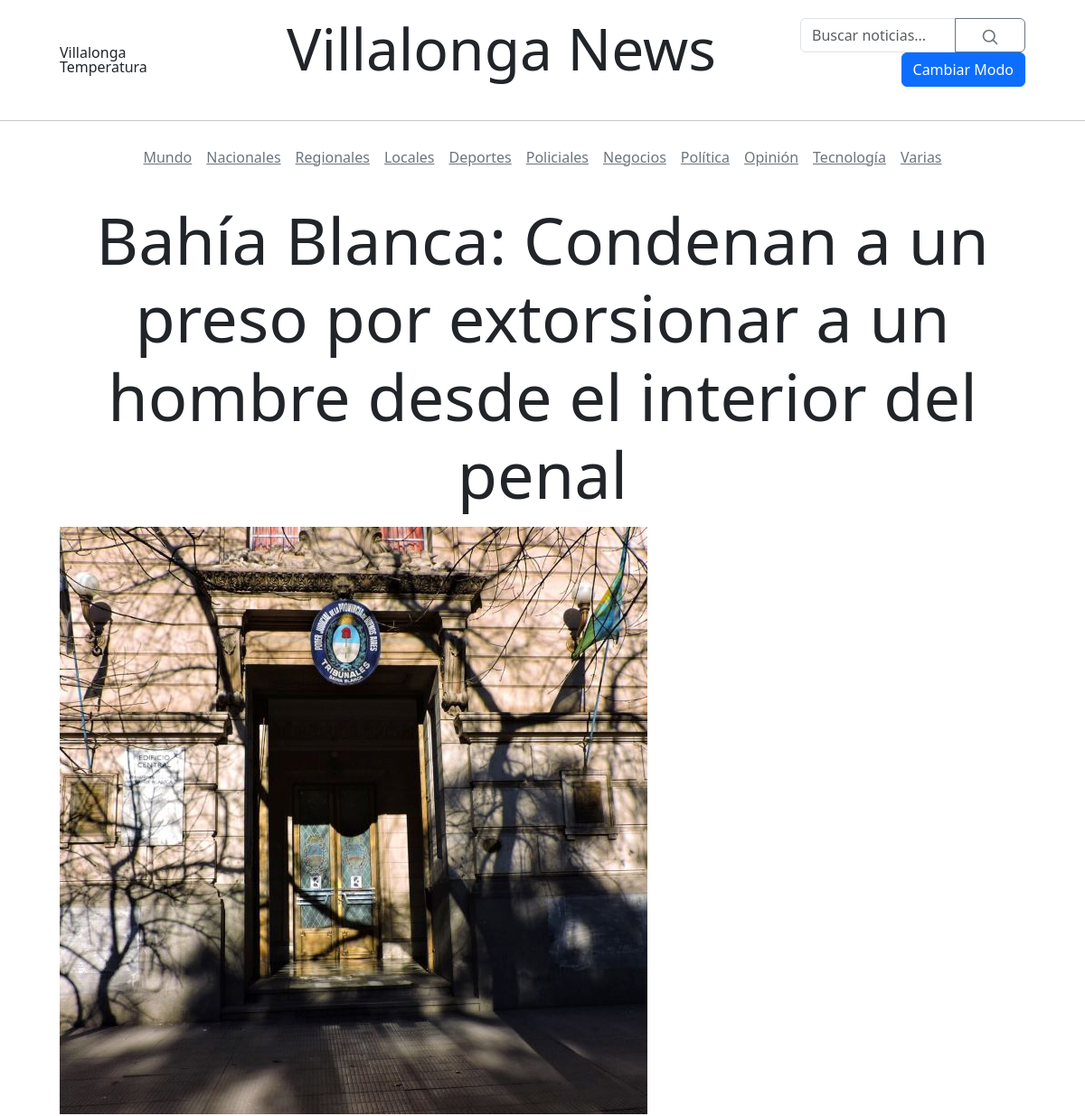
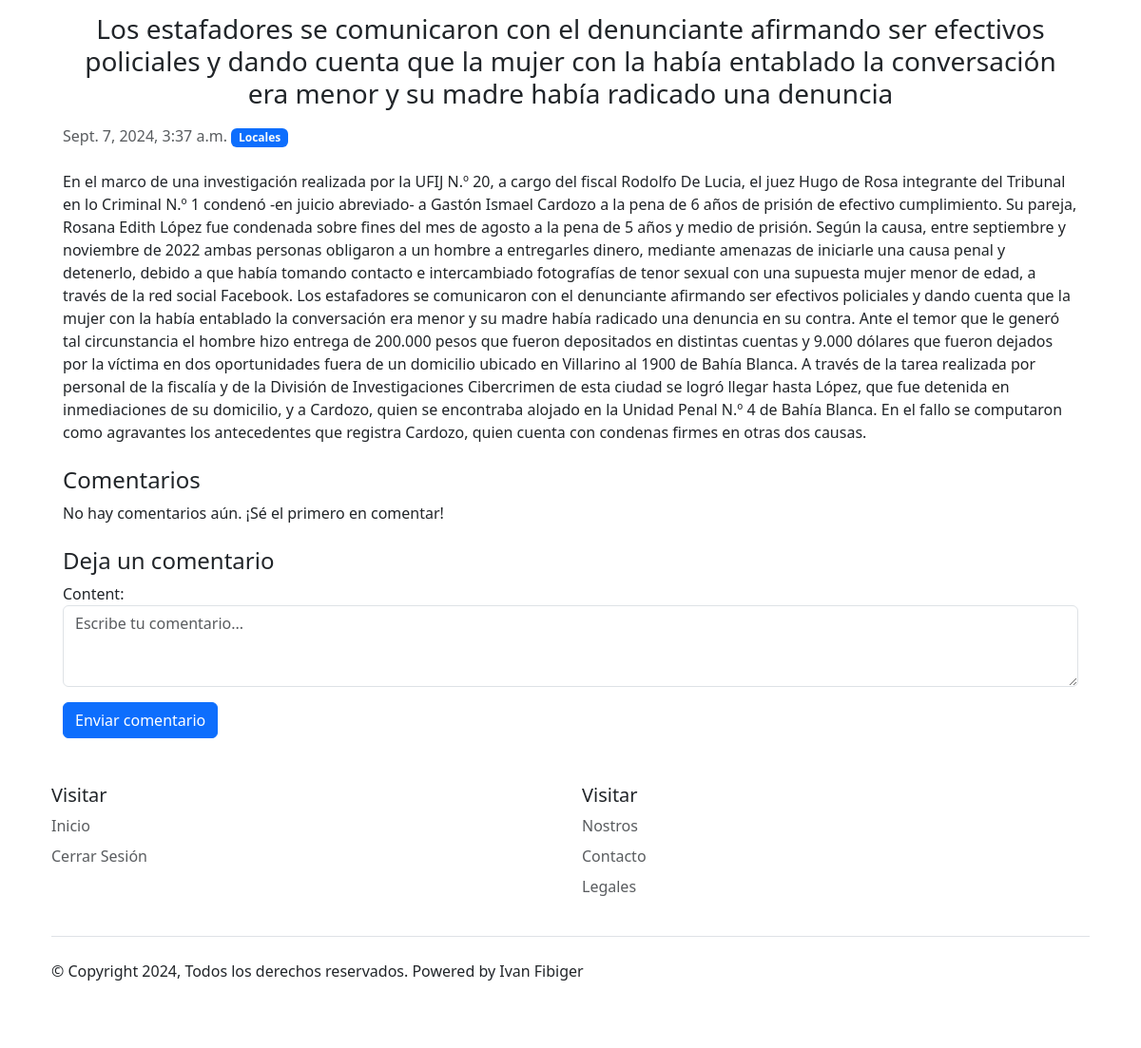
/article/1/ (signed in), run on the app's committed database (2 pictures, top to bottom).
### core/models.py (models this page shows, shortened)
class Article(models.Model):
    title = models.CharField(max_length=250)
    lead = models.TextField(null=True)
    body = models.TextField()
    media = models.FileField(upload_to='media/', null=True, blank=True)
    media_footer = models.CharField(max_length=250, blank=True)
    author = models.ForeignKey(User, on_delete=models.CASCADE, related_name='articles')
    category = models.ForeignKey(Category, on_delete=models.CASCADE)
    published_date = models.DateTimeField(auto_now_add=True)
    updated_date = models.DateTimeField(auto_now=True)
    is_featured = models.BooleanField(default=False)
    is_important = models.BooleanField(default=False)
    class Meta:
        ordering = ['-published_date']

class Category(models.Model):
    name = models.CharField(max_length=60, unique=True)
    def __str__(self):
        return self.name

### core/views.py (the view, shortened to what this page needs)
# urls.py: path('article/<int:pk>/', views.article_detail_view, name='article_detail'),
@login_required(login_url='iniciar_sesion')
def article_detail_view(request, pk):
    article = get_object_or_404(Article, pk=pk)
    comments = article.comments.all()
    form = CommentForm()
    context = {
        'article_detail': article,
        'comments': comments,
        'form': form,
    }
    return render(request, 'articulo.html', context)

### core/forms.py
class CommentForm(forms.ModelForm):
    class Meta:
        model = Comment
        fields = ['content']  # Solo necesitas el contenido del comentario
        widgets = {
            'content': forms.Textarea(attrs={'class': 'form-control', 'rows': 3, 'placeholder': 'Escribe tu comentario...'}),
        }

### core/templates/articulo.html (shortened to what this page needs)
{% extends 'base.html' %}
{% block content %}
  <div class="container-fluid">
    <main class="mt-4">
      <div class="container">
        <h2 class="mb-3 text-center display-2">{{ article_detail.title }}</h2>
        <img src="{{ article_detail.media.url }}" alt="{{ article_detail.title }}" class="img-fluid mb-3" id="img-article">
        <h3 class="mb-3 text-center">{{ article_detail.lead }}</h3>
        <span class="text-muted mr-2">{{ article_detail.published_date }}</span>
        <span class="badge bg-primary text-light mr-2">{{ article_detail.category }}</span>
        <p class="mt-4">{{ article_detail.body }}</p>
        <div class="mt-4">
          <h4>Comentarios</h4>
          {% for comment in comments %}
            <div class="card mb-2">
              <div class="card-body">
                <h5 class="card-title">{{ comment.user.username }}</h5>
                <p class="card-text">{{ comment.content }}</p>
                <p class="text-muted">{{ comment.created_date }}</p>
              </div>
            </div>
          {% empty %}
            <p>No hay comentarios aún. ¡Sé el primero en comentar!</p>
          {% endfor %}
        </div>
        <div class="mt-4">
          <h4>Deja un comentario</h4>
          <form method="POST">
            {{ form.as_p }}
            <button type="submit" class="btn btn-primary">Enviar comentario</button>
          </form>
        </div>
      </div>
    </main>
  </div>
{% endblock %}

### static/css/blog.css (style rules this page uses)
.container { position: relative; }

### data on the page
Article: title "Bahía Blanca: Condenan a un preso por extorsionar a un hombre desde el interior del penal", media (picture), lead "Los estafadores se comunicaron con el denunciante afirmando ser efectivos policiales y dando cuenta que la mujer con la había entablado la conversación era menor y su madre había radicado una denuncia", published_date "Sept. 7, 2024, 3:37 a.m.", category "Locales", body "En el marco de una investigación realizada por la UFIJ N.º 20, a cargo del fiscal Rodolfo De Lucia, el juez Hugo de Rosa integrante del Tribunal en lo Criminal N.º 1 condenó -en juicio abreviado- a Gastón Ismael Cardozo a la pena de 6 años de prisión de efectivo cumplimiento. Su pareja, Rosana Edith López fue condenada sobre fines del mes de agosto a la pena de 5 años y medio de prisión. Según la causa, entre septiembre y noviembre de 2022 ambas personas obligaron a un hombre a entregarles dinero, mediante amenazas de iniciarle una causa penal y detenerlo, debido a que había tomando contacto e intercambiado fotografías de tenor sexual con una supuesta mujer menor de edad, a través de la red…"
